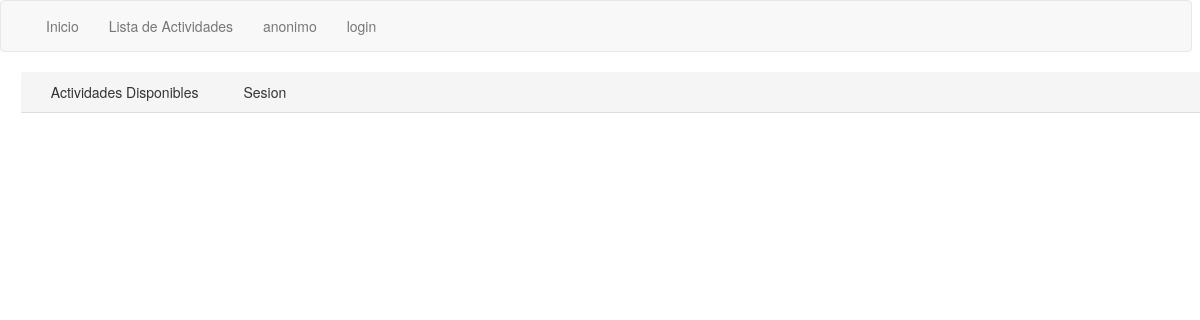
Page /Views/ListaActividades.php on the earlier database version.
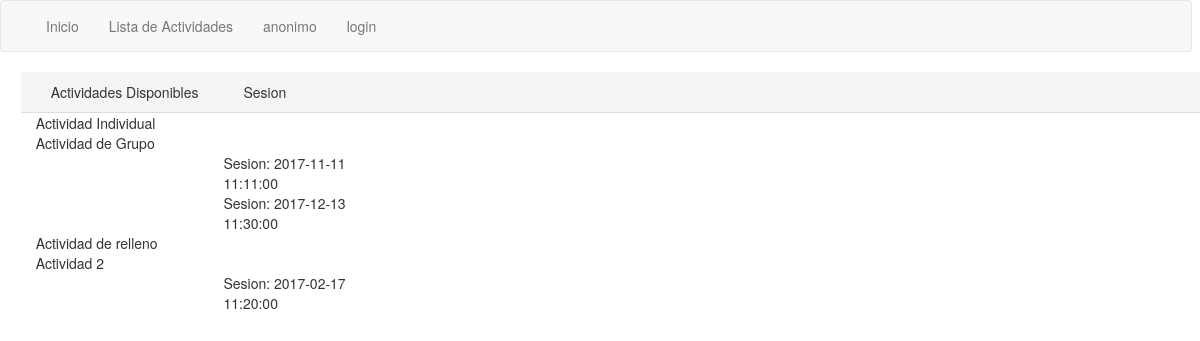
Same page on the later database version.
### tables this page shows
CREATE TABLE `Actividad` (
  `idActividad` int(11) NOT NULL,
  `nomActividad` varchar(20) NOT NULL,
  `tipoAct` varchar(10) NOT NULL,
  `numPlazas` int(11) DEFAULT NULL
);

CREATE TABLE `Sesion` (
  `idSesion` int(11) NOT NULL,
  `numPlazasOcupadas` int(11) DEFAULT NULL,
  `fecha` datetime DEFAULT NULL,
  `Actividad_idActividad` int(11) NOT NULL
);

### Model/Actividad.php (called while the page is built, shortened)
<?php
class Actividad{
  function getNameAndID(){
    $db = DB::getDB();
    $consulta = "SELECT idActividad, nomActividad FROM Actividad";
    $result = $db->query($consulta);
    $res = array();
    while($row = $result->fetch_assoc()){
      array_push($res, $row);
    }
    return $res;
  }
    function getSesiones($idActividad){
      $db = DB::getDB();
      $consulta = "SELECT fecha, idSesion
                    FROM Sesion
                    WHERE Actividad_idActividad =".$idActividad;
      $result = $db->query($consulta);
      $res = array();
      while($row = $result->fetch_assoc()){
        array_push($res, $row);
      }
      return $res;
    }
}
?>

### Controllers/c_Actividad.php (called while the page is built, shortened)
<?php
require_once("../Model/Actividad.php");
class ActividadController{
  public function gestionActividades(){
    $a = new Actividad();
    $actividades = $a->getNameAndID();
    return $actividades;
  }
    public function getSesiones($id){
      $a = new Actividad();
      $a->getSesiones($id);
      $result = $a->getSesiones($id);
      return $result;
    }
}
?>

### Views/ListaActividades.php (the view, shortened to what this page needs)
<!DOCTYPE html>
<html>
  <head>
    <?php
    require_once('NavBar.php');
    require_once('../Controllers/c_Actividad.php');
    $actividadesController = new ActividadController();
    $actividades = $actividadesController->gestionActividades();
    ?>
  </head>
  <body>
    <div class = 'tabla panel-default' >
      <div class = 'row panel-heading'>
        <span class ="col-md-2">Actividades Disponibles</span><span class ="col-md-2">Sesion  </span> <?php if(isset($_SESSION['userID'])){ ?><span class ="col-md-2">Opciones</span> <?php }?>
      </div>
      <?php foreach($actividades as $it){ ?>
        <div class = 'row'>
          <span  class="col-md-2"><?php echo ($it['nomActividad']); ?> </span></br>
          <?php
          $sesiones = $actividadesController->getSesiones($it['idActividad']);
          foreach($sesiones as $it2){
          ?>
          <div class='row'>
          <form method= "post" action = "../Controllers/c_Reservas.php?op=1" class ='derecha' id="reservar<?php echo($it2['idSesion']);?>">
            <span  class="col-md-2"></span>
            <span  class="col-md-2">Sesion: <?php echo($it2['fecha']) ?></span>
          </form>
          </div>
          <?php
        }
        ?>
      </div>
      <?php } ?>
    </div>
  </body>
</html>

Differences in the rows shown:
added actividad: nomActividad "Actividad Individual"
added actividad: nomActividad "Actividad de Grupo"
added sesion: fecha "2017-11-11 11:11:00", shown under "Actividad de Grupo"
added sesion: fecha "2017-12-13 11:30:00", shown under "Actividad de Grupo"
added actividad: nomActividad "Actividad de relleno"
added actividad: nomActividad "Actividad 2"
added sesion: fecha "2017-02-17 11:20:00", shown under "Actividad 2"
